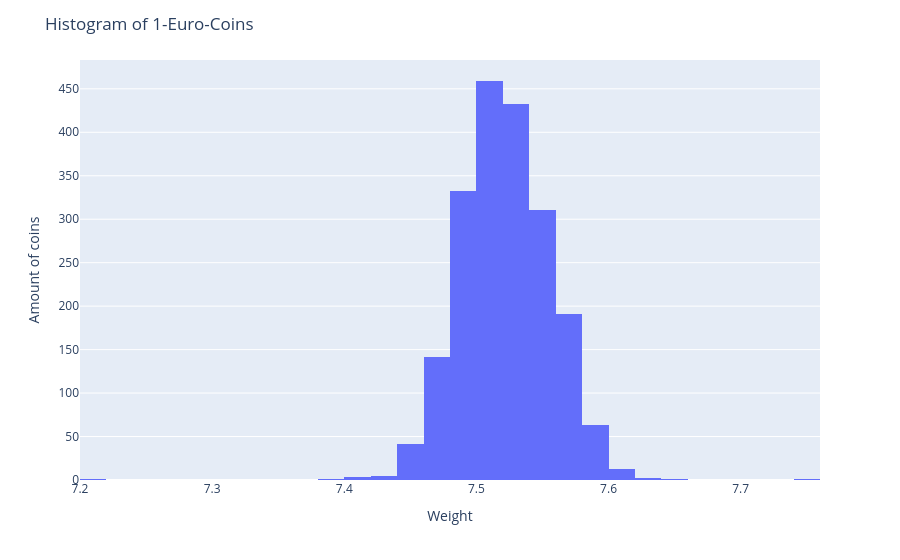

Write notebook code for a chart like this one.
### Markdown cell above
As the Head of Quality Control at the European Central Bank (ECB), you are responsible, among other duties, for the quality management of 1-Euro coins. Consequently, you have tasked an employee with selecting a random sample of 2,000 coins. (Dataset: 'euro.csv', Unit: grams)

- Calculate the average weight of the coins.
- Determine the corresponding standard deviation and interpret its significance.
- Create a histogram. Ensure that all axes are labeled and the chart is properly titled.

### Code cell
import statistics

# average weight of the coins
print('Average weight of the coins: ' + str(statistics.mean(data['Weight'])))

# standard deviation
print('Standard Deviation: ', statistics.stdev(data['Weight']))

# histogram
import plotly.express as px

# Generate Histogram
fig = px.histogram(
    data, 
    x="Weight",
    nbins=50,
)
# Adjust the plot
fig.update_layout(
    title=dict(
            text='Histogram of 1-Euro-Coins',
        ),
    xaxis_title_text='Weight',
    yaxis_title_text='Amount of coins',
)
# Show the plot
fig.show()

### Figure 1 — Plotly figure (JSON) as saved in the notebook; plotly's stock layout.template omitted (floating-point values rounded to 4 significant figures; data arrays with more than 128 entries replaced by an {"elided": "..."} marker saying what was removed)
{"data": [{"bingroup": "x", "hovertemplate": "Weight=%{x}<br>count=%{y}<extra></extra>", "legendgroup": "", "marker": {"color": "#636efa", "pattern": {"shape": ""}}, "name": "", "nbinsx": 50, "orientation": "v", "showlegend": false, "type": "histogram", "x": {"elided": "2000 float values"}, "xaxis": "x", "yaxis": "y"}], "layout": {"barmode": "relative", "legend": {"tracegroupgap": 0}, "margin": {"t": 60}, "title": {"text": "Histogram of 1-Euro-Coins"}, "xaxis": {"anchor": "y", "domain": [0, 1], "title": {"text": "Weight"}}, "yaxis": {"anchor": "x", "domain": [0, 1], "title": {"text": "Amount of coins"}}}}
